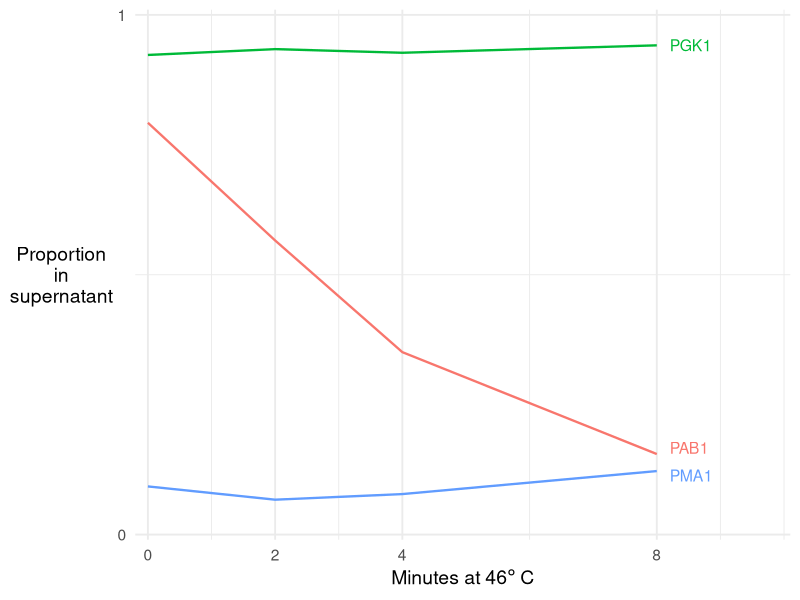
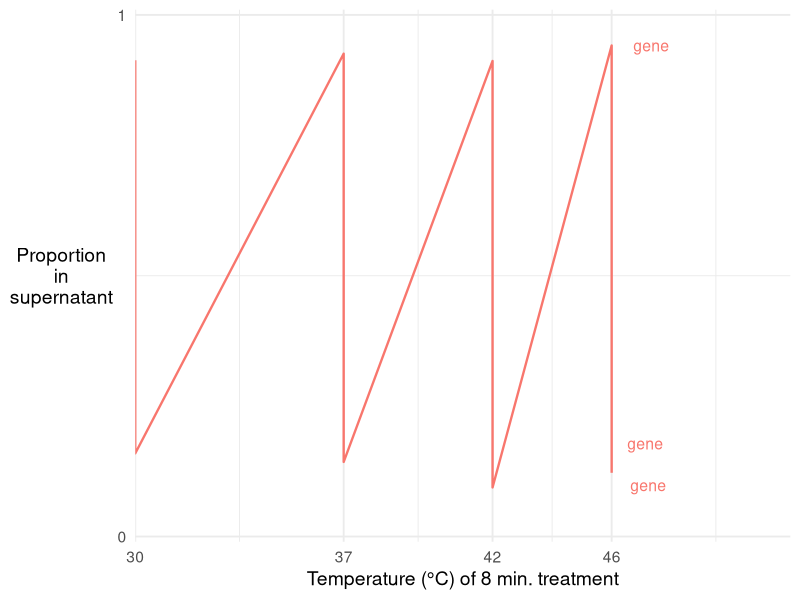
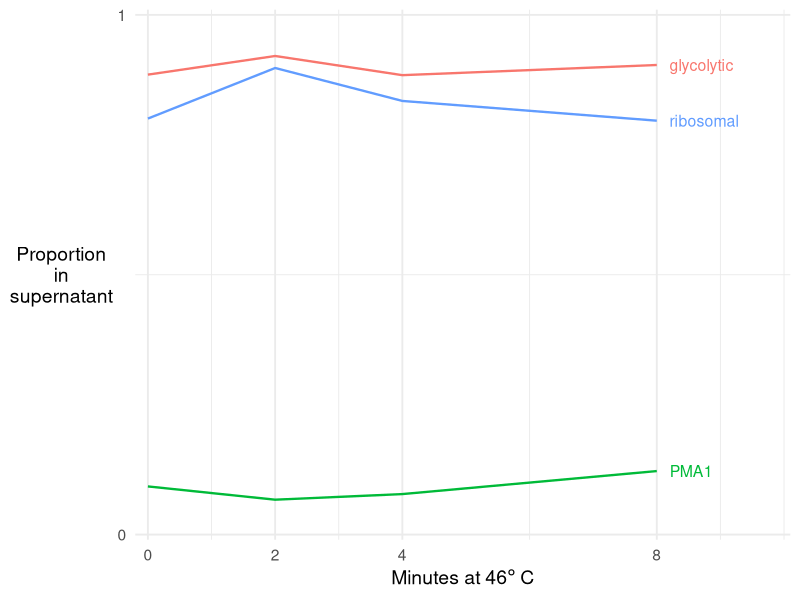
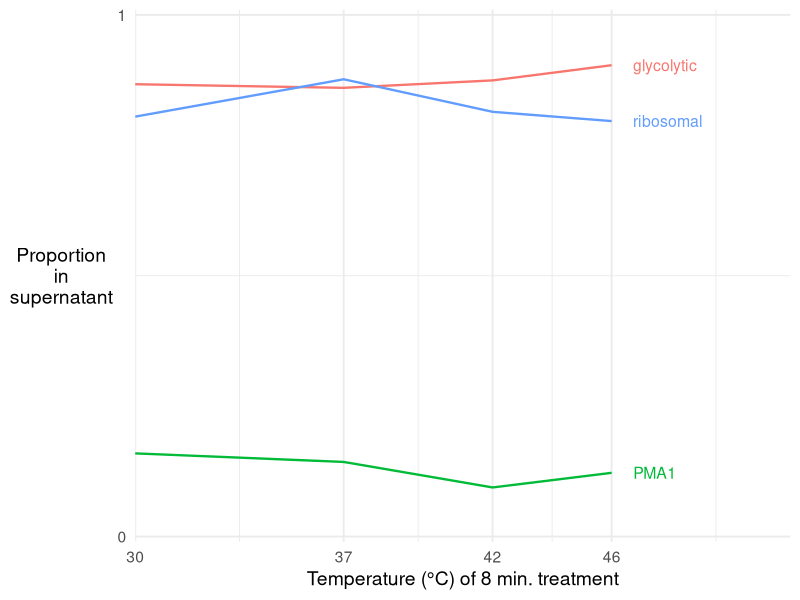

These figures' R source, in order:
## ---- chunk 1
# install.packages(c("shiny","data.table","ggplot2","devtools"))
# devtools::install_github("aoles/shinyURL")
# query strings:
# psup_shiny/?ids=PGK1,OLA1,PMA1&idType=gene&interval=F&plotType=time
# psup_shiny/?ids=YER165W&idType=orf&interval=T&plotType=time

# To publish:
# runGitHub( "psup_shiny", "dad")
# and Publish

#library(shiny)
library(ggplot2)
library(ggrepel)
library(tidyverse)
#library(shinyURL)
## ---- chunk 2
ps_dt = read_tsv("./scer_aggregation_psup_long.txt", comment='#')

theme_set(theme_minimal(base_size=14) %+replace% theme(legend.position="none"))
## ---- chunk 3

splitstring = function(s) {
  # Take string formatted as "ribosomal=(RPS1,RPS2); glycolytic=(GLK1,TDH3)" and split into a
  # list(ribosomal=('RPS1','RPS2'), glycolytic=c('GLK1','TDH3'))
  if (T) {  s = "ribosomal=(RPS1,RPS2); glycolytic=(GLK1,TDH3)" }
  classes = str_split(s,';')[[1]]
  x = sapply(classes, function(ss) {
    res = str_split(ss,'=')[[1]]
    label=gsub("[[:space:]]",'',res[1])
    genes=str_split(gsub("\\((.*)\\)", "\\1",res[2]),',')[[1]]
    g = list(g=genes)
    names(g)[1] = label
    print(g)
    g
  }, USE.NAMES = F)
  x
}

scale_y_pSup = function(name=NULL) {
    list(scale_y_continuous(name,expand=c(0.01,0),limits=c(0,1),
                       #breaks=seq(0,1,.25),labels=c("0","","0.5","","1"))
                       breaks=c(0,1)),
         theme(axis.title.y=element_text(angle=0, vjust=0.5)))
}

scale_time = function(name=expression("Minutes at "*46*degree~C*""),
                       text=TRUE) {
    if (text) {
        mylim=c(0,9.9)
    } else {
        mylim=c(0,8)
    }
    scale_x_continuous(name,expand=c(0.01,0.1),limits=mylim,
                       breaks=c(0,2,4,8))
}

plotmygenes = function(mygenes,data=ps_dt,
                        tempexps=c("30C.rep2","37C.8min","42C.8min","46C.8min"),
                        temps=c(30,37,42,46), tempbreaks=temps,
                        timeexps=c("30C.rep1","46C.2min","46C.4min","46C.8min"),
                        times=c(0,2,4,8), 
                        errorbars=FALSE,linewidth=0.8,
                        idType=c("gene","orf")) {
    names(temps) = tempexps
    names(times) = timeexps
    
    if(idType=="gene") {
        ps_dt_temp = ps_dt |> filter(gene %in% mygenes & experiment %in% tempexps)
        ps_dt_time = ps_dt |> filter(gene %in% mygenes & experiment %in% timeexps)
    } else if(idType=="orf") {
        ps_dt_temp = ps_dt |> filter(orf %in% mygenes & experiment %in% tempexps)
        ps_dt_time = ps_dt |> filter(orf %in% mygenes & experiment %in% timeexps)
    } else {
        stop("idType must be gene or orf")
    }
    ps_dt_temp$temp = temps[ps_dt_temp$experiment ]
    plot_temp = ggplot(data=ps_dt_temp,
                        aes(x=.data[["temp"]],y=.data[["psup"]],ymin=.data[["psup.lo"]],ymax=.data[["psup.hi"]],
                                   colour=idType,label=idType)) +
        geom_line(linewidth=linewidth) + 
        geom_text_repel(size=4,data=ps_dt_temp |> filter(temp==max(temps)),
                  aes(x=max(temp)+0.5,y=psup), xlim=c(46,52)) +
        coord_cartesian(xlim=c(30,52)) +
#        scale_x_continuous(expression("Temperature "*(degree*C)*" of 8 min. treatment"),
        scale_x_continuous("Temperature (\u00b0C) of 8 min. treatment",
            breaks=tempbreaks,labels=tempbreaks, expand=c(0,0)) +
        scale_y_pSup("Proportion\nin\nsupernatant")
    
    ps_dt_time$time = times[ps_dt_time$experiment ]
    
    plot_time = ggplot(data=ps_dt_time,
                        aes_string(x="time",y="psup",ymin="psup.lo",ymax="psup.hi",
                                   colour=idType,label=idType)) +
        geom_line(size=linewidth) +
        geom_text_repel(size=4,data=subset(ps_dt_time,time==max(times)),
                  aes(x=max(time)+0.1,y=psup), xlim=c(8,12)) +
        scale_y_pSup("Proportion\nin\nsupernatant") + scale_time()
    
    if (errorbars) {
        plot_temp = plot_temp + geom_pointrange()
        plot_time = plot_time + geom_pointrange()
    }
    
    return(list(plot_time=plot_time,plot_temp=plot_temp))

}

plotgenes_categories = function(gene_cat_list,data=ps_dt,
                        tempexps=c("30C.rep2","37C.8min","42C.8min","46C.8min"),
                        temps=c(30,37,42,46), tempbreaks=temps,
                        timeexps=c("30C.rep1","46C.2min","46C.4min","46C.8min"),
                        times=c(0,2,4,8), 
                        errorbars=FALSE,linewidth=0.8,
                        idType=c("gene","orf")) {
    names(temps) = tempexps
    names(times) = timeexps
    
    if (!is_list(gene_cat_list)) {
      gene_cat_list = list("<unnamed>"=gene_cat_list)
    }

    ps_dt_temp_all = bind_rows(lapply(names(gene_cat_list), function(cat) {
        mygenes = gene_cat_list[[cat]]
        ps_dt |> filter(.data[[idType]] %in% mygenes & experiment %in% tempexps) |> mutate(category=cat)
     }))
    
    ps_dt_time_all = bind_rows(lapply(names(gene_cat_list), function(cat) {
        mygenes = gene_cat_list[[cat]]
        ps_dt |> filter(.data[[idType]] %in% mygenes & experiment %in% timeexps) |> mutate(category=cat)
     }))
    
    # Summarize by category
    ps_dt_temp = ps_dt_temp_all |> group_by(experiment, category) |> summarise(sd=sd(psup,na.rm=T), se=sd/sqrt(n()), psup=mean(psup), psup.lo=psup-sd, psup.hi=psup+sd, category=first(category))
    ps_dt_time = ps_dt_time_all |> group_by(experiment, category) |> summarise(sd=sd(psup,na.rm=T), se=sd/sqrt(n()), psup=mean(psup), psup.lo=psup-sd, psup.hi=psup+sd, category=first(category))
    
    ps_dt_temp$temp = temps[ps_dt_temp$experiment ]
    plot_temp = ggplot(data=ps_dt_temp,
                        aes(x=.data[["temp"]],y=.data[["psup"]],ymin=.data[["psup.lo"]],ymax=.data[["psup.hi"]],
                                   colour=category,label=category)) +
        geom_line(linewidth=linewidth) + 
        geom_text_repel(size=4,data=ps_dt_temp |> filter(temp==max(temps)),
                  aes(x=max(temps)+0.5,y=psup), xlim=c(46,52)) +
        coord_cartesian(xlim=c(30,52)) +
#        scale_x_continuous(expression("Temperature "*(degree*C)*" of 8 min. treatment"),
        scale_x_continuous("Temperature (\u00b0C) of 8 min. treatment",
            breaks=tempbreaks,labels=tempbreaks, expand=c(0,0)) +
        scale_y_pSup("Proportion\nin\nsupernatant")
    
    ps_dt_time$time = times[ps_dt_time$experiment ]
    
    plot_time = ggplot(data=ps_dt_time,
                        aes(x=.data[["time"]],y=.data[["psup"]],ymin=.data[["psup.lo"]],ymax=.data[["psup.hi"]],
                                   colour=category,label=category)) +
        geom_line(size=linewidth) +
        geom_text_repel(size=4,data=subset(ps_dt_time,time==max(times)),
                  aes(x=max(times)+0.1,y=psup), xlim=c(8,12)) +
        scale_y_pSup("Proportion\nin\nsupernatant") + scale_time()
    
    if (errorbars) {
        plot_temp = plot_temp + geom_pointrange()
        plot_time = plot_time + geom_pointrange()
    }
    
    return(list(plot_time=plot_time,plot_temp=plot_temp))

}
## ---- chunk 4
splitstring = function(s) {
  # Take string formatted as "ribosomal=RPS1,RPS2; glycolytic=GLK1,TDH3" and split into a
  # list(ribosomal=('RPS1','RPS2'), glycolytic=c('GLK1','TDH3'))
  #if (T) {  s = "ribosomal=RPL32,RPL4A,RPL19A,RPS9B,RPL21A,RPS29B,RPL31A,RPL35A,RPL4B; glycolytic=GLK1,TDH3; agg=ded1,pab1; pma1; pgk1" }
  classes = str_split(s,';')[[1]]
  
  x = sapply(classes, function(ss) {
    res = str_split(ss,'=')[[1]]
    if (length(res)==2){
      label=gsub("[[:space:]]",'',res[1])
      genenames = res[2]
    } else {
      # No label; use gene as label
      trimname = gsub("[[:space:]]",'',res[1])
      label=toupper(trimname)
      genenames = trimname
    }
    genes=toupper(str_split(gsub("\\((.*)\\)", "\\1",genenames),',')[[1]])
    g = list(g=genes)
    names(g)[1] = label
    #print(g)
    g
  }, USE.NAMES = F)
  x
}

plot_from_input = function(s, errorbars, idType) {
  if (grepl('=',s,fixed=TRUE)) { 
    # This is a named list
    ids = splitstring(s)
    #print(paste("named categories:",ids))
    fun = plotgenes_categories
  } else {
    ids = toupper(strsplit(gsub(" ", "", s, fixed = TRUE),",")[[1]])
    #print(paste("flat list:",ids))
    fun = plotmygenes
  }
  print(ids)
  print(idType)
  fun(ids, errorbars=errorbars, idType=idType)
}

splitstring('ribosomal=(rps1,RPS2); glycolytic=(GLK1,TDH3); pma1')
plot_from_input("PAB1,PGK1,PMA1", FALSE, "gene")
plot_from_input("ribosomal=(rps1,RPS2); glycolytic=(GLK1,TDH3); pma1", FALSE, "gene")
ribgenes = unique(unlist(ps_dt |> filter(substring(gene, 1,3) %in% c('RPL','RPS')) |> select(gene)))
#rib2genes = setdiff(ribgenes, c('RPL23B','RPS14B','RPL38','RPL39','RPS27'))
#agggenes = c('PAB1','DED1','XRN1','DCP1','NUG1','OLA1')
#p = plotgenes_categories(list("ribosomal"=ribgenes, "aggregator"=agggenes), idType='gene', errorbars = TRUE)
#p$plot_temp

